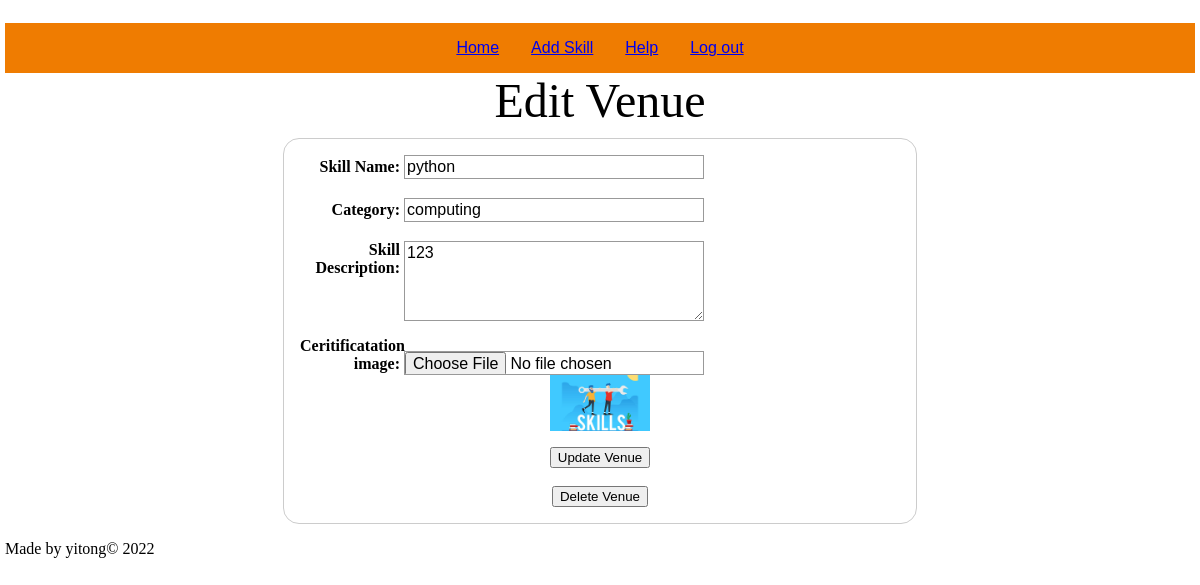
The page /edit/python (signed in) on the database its author committed.
### tables this page shows
CREATE TABLE "Venues" (
	"Name"	TEXT,
	"Location"	TEXT,
	"Description"	TEXT,
	"Image"	TEXT,
	"Stuff"	TEXT,
	FOREIGN KEY("Stuff") REFERENCES "Stuff"("Username"),
	PRIMARY KEY("Name","Stuff")
);

### main.py (the view)
@app.route("/edit/<venue>", methods = ['GET'])
def edit_venue(venue):
    if isAdmin == False and isStuff == False:
        return redirect("/")
    else:
        try:
            con = open_DB("base.db")
            con.row_factory = sqlite3.Row
            cur = con.cursor()
            cur.execute("SELECT * FROM Venues where name=?", (venue,))
            row = cur.fetchone()
            con.commit()
        except Exception as e:
            print(str(e))
        con.close()
        return render_template("venue_edit.html", data = row)

### main.py (called while the page is built)
def open_DB(db):
    connection=sqlite3.connect(db)
    connection.row_factory = sqlite3.Row
    return connection

### templates/venue_edit.html (shortened to what this page needs)
<!DOCTYPE html>
<html lang="en">
<head>
    <link rel="stylesheet" href="/static/venues.css" />
</head>
<body>
    <div class="menu">
        <ul>
            <li class="w3-bar-item w3-button"><a href="/homepage"> Home </a></li>
            <li class="w3-bar-item w3-button"><a href="/venue">Add Skill</a></li>
            <li class="w3-bar-item w3-button"><a href="/help">Help</a></li>
            <li class="w3-bar-item w3-button"><a href="/logout">Log out</a></li>
        </ul>
    </div>
    <center><a style="text-align: center;font-size: 3em;">Edit Venue</a></center>
    <form action="{{ url_for('update_venue',venue=data['name'])}}" method="post" enctype = "multipart/form-data">
        <div>
            <label for="name"><b>Skill Name:</b></label>
            <input type="text" id="name" name="name" required="required" value="{{ data['name']}}">
        </div>
        <div>
            <label for="location"><b>Category:</b></label>
            <input type="text" id="location" name="location" value="{{data['location']}}">
        </div>
        <div>
            <label for="description"><b>Skill Description:</b></label>
            <textarea id="description" name="description">{{ data['description']}}</textarea>
        </div>
        <div>
            <label for="image"><b>Ceritificatation image:</b></label>
            <input type="file" id="image" name="image">
            <image src="/static/images/{{ data['image'] }}" style="width:100px;display:block;margin:auto auto" />
        </div>
        <div class="button">
            <center><button type="submit" name="submit" value="update">Update Venue</button></center>
            <br>
            <center><button type="submit" name="submit" value="delete">Delete Venue</button></center>
        </div>
    </form>
    <p>Made by yitong© 2022</p>
</body>
</html>

### static/venues.css (style rules this page uses)
img { width:100%; }
.menu { background-color: rgb(239, 124, 1); color: rgb(0, 61, 124); height:50px; }
.menu ul { margin:auto; display: flex; flex-direction: row; justify-content: center; list-style: none; padding:0; }
.menu li { padding: 1em 1em; font-family: Arial; font-size: 1em; }

### templates/venue_edit.html (style rules this page uses)
form { margin: 10px auto; width: 600px; padding: 1em; border: 1px solid #CCC; border-radius: 1em; }
form div + div { margin-top: 1em; }
label { display: inline-block; width: 100px; height:1.5em; text-align: right; }
input, textarea { font: 1em sans-serif; width: 300px; height:1.5em; box-sizing: border-box; border: 1px solid #999; }
textarea { vertical-align: top; height: 5em; }

### rows shown on the page
Venues: name "python", location "computing", description "123", image (picture)
